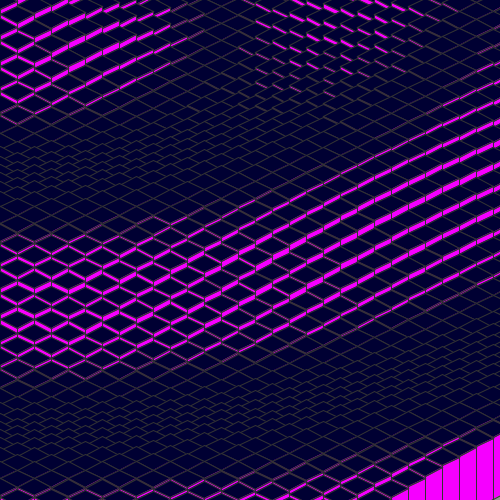
Frame 1 (no input)
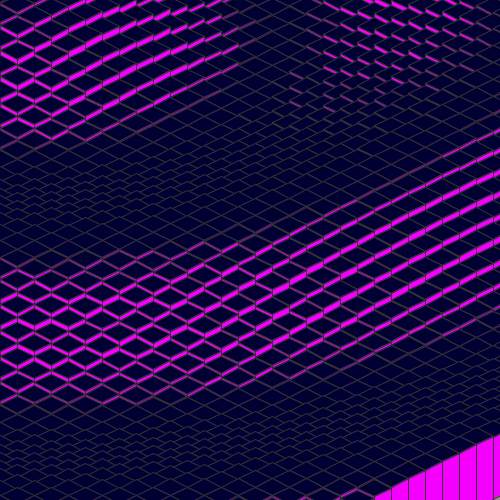
Frame 60 (the mouse pressed at the canvas centre just before this capture)
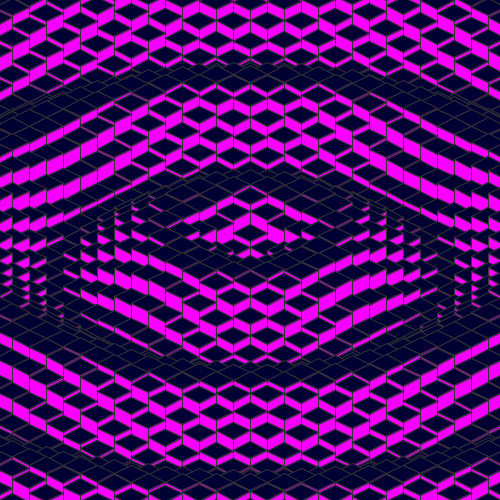
Frame 120 (the mouse held since frame 60 and released just before this capture)

The Processing sketch that drew these frames (run headless with seeded random() and noise(); from frame 60 on, the mouse is pressed at the canvas centre):

// Processing sketch: processing_27680
// ── processing_27680.pde

/*
Modified by Alastair Gray. (Original by Jared "BlueThen" C,  'Wavy'.)
*/

float compression = .55;
float a;
float speed = 0.8;

void setup()
{

  size(500,500);
  colorMode(RGB, 10);
  
  //compression = (dist(mouseX,mouseY, width/500.0,height/500.0)*compression++);
  
  
  stroke(2);

  frameRate(30);
}
void draw()
{
  
  
  

  speed = (width/2-dist(mouseX,mouseY, width/2,height/2)) / (width/2);
  
 // if (mouseX < width-100 > width-400, mouseY < height-100 > height-400){
    
    if ((mouseX < width -100)&&(mouseX > 100)){
      
   
    compression = .88;
    
  }else{
    compression = .55;
  }
  
  compression = (width/2-dist(mouseX,mouseY, width/2,height/2))/( dist(0,0, width/2, height/2));




    //When "i" is less than "35"...
   


  a -= speed;

  background(6);

  for (int x = -42; x < 42; x++) {
    //if (x > - 20) {
     // compression = .88;
    
    
    for (int z = -42; z < 42; z++) {

      //for (int y = int(10 * cos(0.55 * distance(x,z,0,0) - a))); halfw+halfh >= 250; int a -= 0.5;)  {     


      int y = int(24 * cos(compression * distance(x,z,0,0) - a));





      float xm = x*17 -8.5;
      float xt = x*17 +8.5;
      float zm = z*17 -8.5;
      float zt = z*17 +8.5;

      int halfw = mouseX;
      int halfh = mouseY;


      int isox1 = int(xm - zm + halfw);
      int isoy1 = int((xm + zm) * 0.5 + halfh);
      int isox2 = int(xm - zt + halfw);
      int isoy2 = int((xm + zt) * 0.5 + halfh);
      int isox3 = int(xt - zt + halfw);
      int isoy3 = int((xt + zt) * 0.5 + halfh);
      int isox4 = int(xt - zm + halfw);
      int isoy4 = int((xt + zm) * 0.5 + halfh);
      
      color from = color(34,0,90);
  color to = color(9,0,23);
  color intA = lerpColor(from,to,.2);
  color intB = lerpColor(from,to,.4);
  color intC = lerpColor(from,to,.6);
  color intD = lerpColor(from,to,.8);

      fill (intA);
      quad(isox2, isoy2-y, isox3, isoy3-y, isox3, isoy3+40, isox2, isoy2+40);
      fill (intB);
      quad(isox3, isoy3-y, isox4, isoy4-y, isox4, isoy4+40, isox3, isoy3+40);


      fill(intC,intD,2);
      quad(isox1, isoy1-y, isox2, isoy2-y, isox3, isoy3-y, isox4, isoy4-y);
    }
  }
}
  



float distance(float x,float y,float cx,float cy) {
  return sqrt(sq(cx - x) + sq(cy - y));
}
